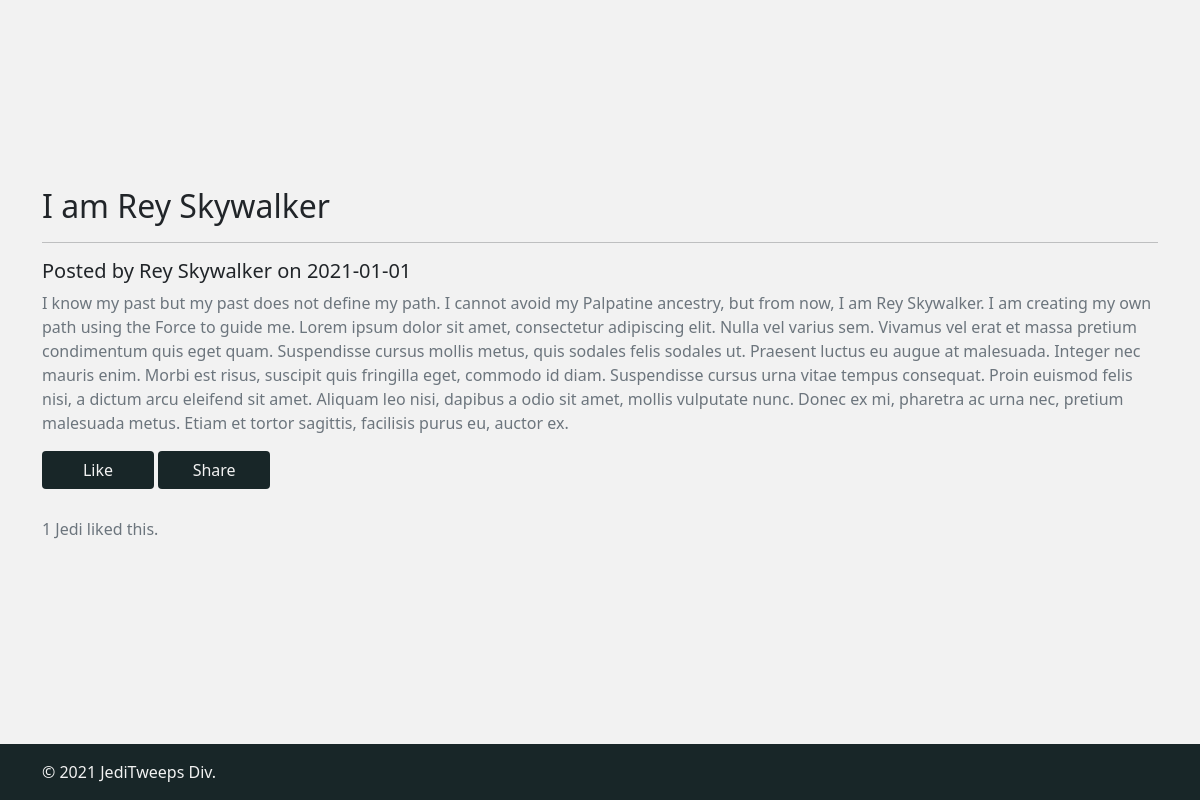
Screenshot of /post.php?post_id=1 with the database file from the repository.
### tables this page shows
CREATE TABLE `jediblog` (
  `jedi_post_id` int(11) NOT NULL,
  `jedi_author` varchar(64) NOT NULL,
  `jedi_post_date` date NOT NULL,
  `jedi_post_category` varchar(64) NOT NULL,
  `jedi_post_title` varchar(256) NOT NULL,
  `jedi_post_content` varchar(2048) NOT NULL
);

### post.php (the view, shortened to what this page needs)
<?php
require_once "includes/header.php";
require_once "includes/db.php";
?>
<main id="pg-main-content">
<div class ="content-position">
    <div class="container">
        <section class="space-above-below">
        <?php
        $postID = $_GET['post_id'];
        $query1 = "SELECT * FROM jediblog WHERE jedi_post_id='$postID'";
        $result1 = $dbconnection->query($query1);
        $row = $result1->fetch_assoc();
        ?>
            <h2 class="fw-light"><?php echo $row["jedi_post_title"] ?></h2>
            <hr>
            <h5 class="fw-light"><?php echo "Posted by " . $row["jedi_author"] . " on " . $row["jedi_post_date"] ?></h5>
            <p class="text-muted"><?php echo $row["jedi_post_content"] ?></p>
            <form method="POST">
            <input type="submit" class="viewButton" name ="like" value="Like" role="button">
            <?php
                 $likesquery = mysqli_query($dbconnection, "SELECT COUNT(*) FROM `jedilikes` WHERE `jedi_post_id` = $postID");
                 $query = mysqli_fetch_array($likesquery);
                 $numberOfLikes = $query[0];
            ?>
            <input type="submit" class="viewButton" name="share" value="Share" role="button">
            <p class = "text-muted"><?php
                if ($numberOfLikes > 0) { echo $numberOfLikes; }
                else { echo 0;} ?> Jedi liked this.</p>
            </form>
        </section>
    </div>
    </div>
</main>
<?php
require_once "includes/footer.php";
?>

### css/styles.css (style rules this page uses)
hr { z-index: -1; }
body { background-color: #f2f2f2; }
main { min-height: 93vh; }
.content-position { display: flex; align-items: center; height: 93vh; }
.viewButton { background-color: #182628; color: #f2f2f2; text-decoration: none; border: 1px solid transparent; padding: .375rem .75rem; border-radius: .25rem; min-width: 112px; margin-bottom: 1.75rem; }

### rows the page displays
jediblog: jedi_post_title "I am Rey Skywalker", jedi_author "Rey Skywalker", jedi_post_date "2021-01-01", jedi_post_content "I know my past but my past does not define my path. I cannot avoid my Palpatine ancestry, but from now, I am Rey Skywalker. I am creating my own path using the Force to guide me. Lorem ipsum dolor sit amet, consectetur adipiscing elit. Nulla vel varius sem. Vivamus vel erat et massa pretium condimentum quis eget quam. Suspendisse cursus mollis metus, quis sodales felis sodales ut. Praesent luctus eu augue at malesuada. Integer nec mauris enim. Morbi est risus, suscipit quis fringilla eget, commodo id diam. Suspendisse cursus urna vitae tempus consequat. Proin euismod felis nisi, a dictum arcu eleifend sit amet. Aliquam leo nisi, dapibus a odio sit amet, mollis vulputate nunc. Donec ex mi,…"

### other values shown
$numberOfLikes "1"
